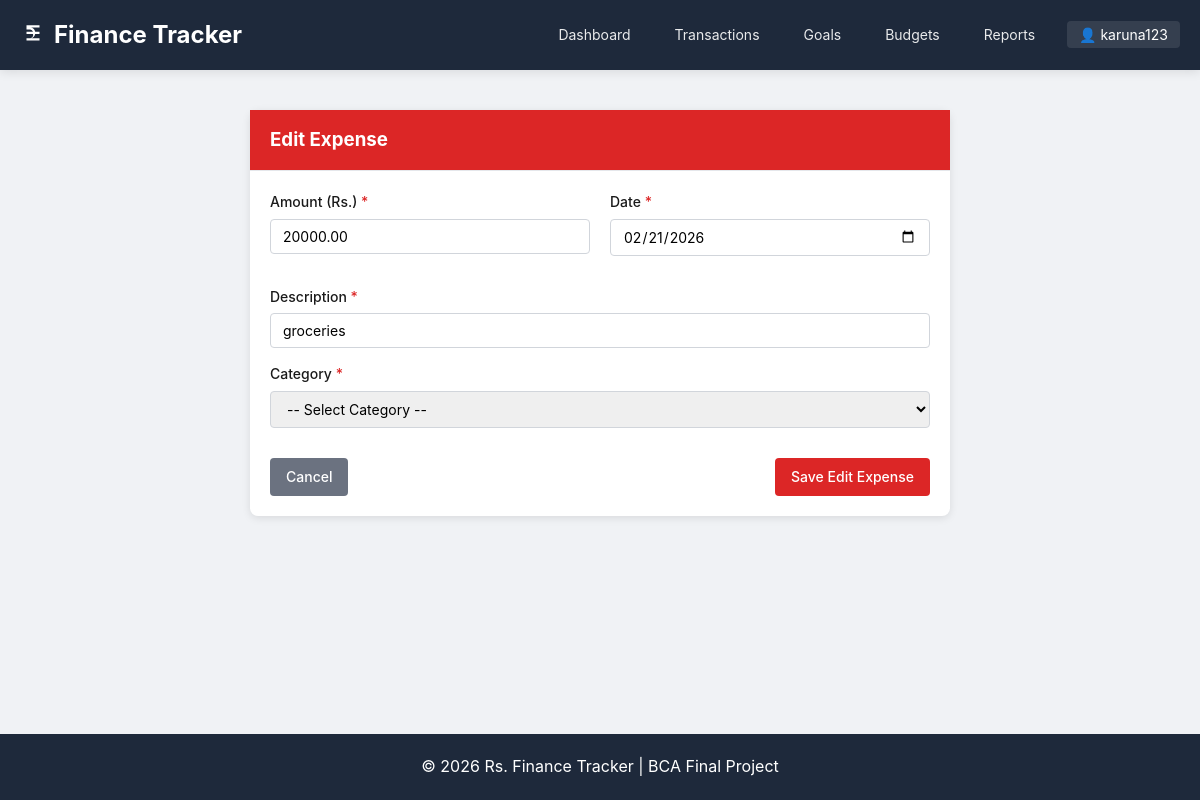
Screenshot of /transactions/2/update/ (signed in) with the database file from the repository.
### core/models.py (models this page shows, shortened)
class Transaction(models.Model):
    TRANSACTION_TYPES = (
        ('INCOME', 'Income'),
        ('EXPENSE', 'Expense'),
    )
    INCOME_CATEGORIES = [
        (1, ' Salary'),
        (2, ' Business'),
        (3, ' Investment'),
        (4, ' Rent'),
        (5, ' Gift'),
        (6, ' Freelance'),
        (7, ' Bonus'),
        (8, ' Refund'),
        (9, ' Dividend'),
        (10, ' Prize'),
        (11, ' Consulting'),
        (12, ' Allowance'),
        (13, ' Commission'),
        (14, ' Interest'),
        (15, ' Other Income'),
    ]
    EXPENSE_CATEGORIES = [
        (16, ' Food & Dining'),
        (17, ' Transportation'),
        (18, ' Rent/Utilities'),
        (19, ' Shopping'),
        (20, ' Entertainment'),
        (21, ' Healthcare'),
        (22, ' Education'),
        (23, ' Travel'),
        (24, ' Fitness'),
        (25, ' Pets'),
        (26, ' Insurance'),
        (27, ' Mobile/Internet'),
        (28, ' Personal Care'),
        (29, ' Gifts'),
        (30, ' Other Expenses'),
    ]
    CATEGORY_CHOICES = INCOME_CATEGORIES + EXPENSE_CATEGORIES
    user = models.ForeignKey(User, on_delete=models.CASCADE, related_name='transactions')
    amount = models.DecimalField(max_digits=10, decimal_places=2)
    description = models.CharField(max_length=200)
    date = models.DateField()
    type = models.CharField(max_length=10, choices=TRANSACTION_TYPES)
    category = models.IntegerField(choices=CATEGORY_CHOICES)
    created_at = models.DateTimeField(auto_now_add=True)
    updated_at = models.DateTimeField(auto_now=True)
    class Meta:
        ordering = ['-date']

### core/views.py (the view)
# urls.py: path('transactions/<int:pk>/update/', views.transaction_update, name='transaction_update'),
@login_required
def transaction_update(request, pk):
    transaction = get_object_or_404(Transaction, pk=pk, user=request.user)
    if request.method == 'POST':
        form = TransactionForm(request.POST, instance=transaction)
        if form.is_valid():
            form.save()
            messages.success(request, 'Transaction updated successfully!')
            return redirect('transaction_detail', pk=transaction.pk)
        else:
            messages.error(request, 'Please correct the errors below.')
    else:
        form = TransactionForm(instance=transaction)
    title = f'Edit {transaction.get_type_display()}'
    return render(request, 'core/transaction_form.html', {
        'form': form,
        'title': title,
        'transaction_type': transaction.type,
        'today': date.today()
    })

### core/templates/core/transaction_form.html (shortened to what this page needs)
{% extends 'core/base.html' %}
{% block content %}
<div style="max-width: 700px; margin: 0 auto;">
    <div class="card">
        <div class="card-header" style="background: {% if 'Income' in title %}#16a34a{% else %}#dc2626{% endif %}; color: white;">
            <h3 style="margin: 0;">{{ title }}</h3>
        </div>
        <div class="card-body">
            <form method="post" onsubmit="return validateForm()">
                <div style="display: grid; grid-template-columns: 1fr 1fr; gap: 20px; margin-bottom: 15px;">
                    <div class="form-group">
                        <label class="form-label">Amount (Rs.) <span style="color: #dc2626;">*</span></label>
                        <input type="text" name="amount" class="form-control" id="amountInput"
                               value="{{ form.amount.value|default:'' }}" required
                               onkeypress="return onlyNumbers(event)"
                               oninput="this.value = this.value.replace(/[^0-9.]/g, '')">
                    </div>
                    <div class="form-group">
                        <label class="form-label">Date <span style="color: #dc2626;">*</span></label>
                        <input type="date" name="date" class="form-control"
                               value="{{ form.date.value|date:'Y-m-d'|default:'' }}" required
                               max="{{ today|date:'Y-m-d' }}">
                    </div>
                </div>
                <div class="form-group">
                    <label class="form-label">Description <span style="color: #dc2626;">*</span></label>
                    <input type="text" name="description" class="form-control"
                           value="{{ form.description.value|default:'' }}" required
                           onkeypress="return onlyLettersNumbers(event)"
                           oninput="this.value = this.value.replace(/[^a-zA-Z0-9\s]/g, '')">
                </div>
                <div class="form-group">
                    <label class="form-label">Category <span style="color: #dc2626;">*</span></label>
                    <select name="category" class="form-control" required>
                        <option value="">-- Select Category --</option>
                    </select>
                </div>
                <div style="display: flex; justify-content: space-between; margin-top: 30px;">
                    <a href="{% url 'transaction_list' %}" class="btn btn-secondary">Cancel</a>
                    <button type="submit" class="btn {% if transaction_type == 'INCOME' %}btn-success{% else %}btn-danger{% endif %}">
                        Save {{ title }}
                    </button>
                </div>
            </form>
        </div>
    </div>
</div>
{% endblock %}

### core/templates/core/base.html (shortened to what this page needs)
{% load static %}
<!DOCTYPE html>
<html lang="en">
<head>
</head>
<body>
    <header class="header">
        <div class="container">
            <div class="logo">
                <a href="{% url 'dashboard' %}">
                    <svg xmlns="http://www.w3.org/2000/svg" width="26" height="26" viewBox="0 0 24 24" fill="currentColor">
                        <path d="M6 3h12v2H9.41A5.002 5.002 0 0114 9h4v2h-4a5.002 5.002 0 01-4.59 4H18v2H6v-2h3.41A3.001 3.001 0 0012 11H6V9h6a3.001 3.001 0 00-2.59-2H6V3z"/>
                    </svg>
                    Finance Tracker
                </a>
            </div>
            <nav class="nav">
                {% if user.is_authenticated %}
                    <a href="{% url 'dashboard' %}" class="nav-link">Dashboard</a>
                    <a href="{% url 'transaction_list' %}" class="nav-link">Transactions</a>
                    <a href="{% url 'goal_list' %}" class="nav-link">Goals</a>
                    <a href="{% url 'budget_list' %}" class="nav-link">Budgets</a>
                    <a href="{% url 'financial_report' %}" class="nav-link">Reports</a>
                    <div class="user-menu">
                        <span class="username">👤 {{ user.username }}</span>
                    </div>
                {% else %}
                    <a href="{% url 'login' %}" class="nav-link">Login</a>
                    <a href="{% url 'register' %}" class="nav-link">Register</a>
                {% endif %}
            </nav>
        </div>
    </header>
    <main class="main">
        <div class="container">
            {% block content %}{% endblock %}
        </div>
    </main>
    <footer class="footer">
        <div class="container">
            <p>© {% now "Y" %} Rs. Finance Tracker | BCA Final Project</p>
        </div>
    </footer>
</body>
</html>

### core/templates/core/base.html (style rules this page uses)
* { margin: 0; padding: 0; box-sizing: border-box; font-family: -apple-system, BlinkMacSystemFont, 'Segoe UI', Roboto, Oxygen, Ubuntu, sans-serif; }
body { background: #f0f2f5; color: #1a1a1a; line-height: 1.6; min-height: 100vh; display: flex; flex-direction: column; }
.container { max-width: 1200px; margin: 0 auto; padding: 0 20px; width: 100%; }
.header { background: #1e293b; color: white; padding: 1rem 0; box-shadow: 0 2px 10px rgba(0,0,0,0.1); }
.header .container { display: flex; justify-content: space-between; align-items: center; flex-wrap: wrap; gap: 15px; }
.logo a { color: white; text-decoration: none; font-size: 1.5rem; font-weight: bold; display: flex; align-items: center; gap: 8px; }
.nav { display: flex; gap: 20px; align-items: center; flex-wrap: wrap; }
.nav-link { color: rgba(255,255,255,0.9); text-decoration: none; padding: 5px 12px; border-radius: 4px; font-size: 14px; transition: all 0.3s; }
.user-menu { position: relative; display: inline-block; }
.username { background: rgba(255,255,255,0.1); padding: 5px 12px; border-radius: 4px; cursor: pointer; font-size: 14px; }
.main { flex: 1; padding: 40px 0; }
.footer { background: #1e293b; color: white; text-align: center; padding: 20px 0; margin-top: auto; }
.btn { display: inline-block; padding: 8px 16px; border-radius: 4px; text-decoration: none; border: none; cursor: pointer; font-size: 14px; font-weight: 500; transition: all 0.3s; }
.btn-danger { background: #dc2626; color: white; }
.btn-secondary { background: #6b7280; color: white; }
.card { background: white; border-radius: 8px; box-shadow: 0 2px 8px rgba(0,0,0,0.1); margin-bottom: 20px; }
.card-header { padding: 15px 20px; border-bottom: 1px solid #e5e7eb; font-weight: bold; }
.card-body { padding: 20px; }
.form-group { margin-bottom: 15px; }
.form-label { display: block; margin-bottom: 5px; font-weight: 500; font-size: 14px; }
.form-control { width: 100%; padding: 8px 12px; border: 1px solid #d1d5db; border-radius: 4px; font-size: 14px; }

### rows the page displays
Transaction: amount "20000.00", date "02/21/2026", description "groceries"

### other values shown
{{ user.username }} "karuna123"
{{ title }} "Edit Expense"
